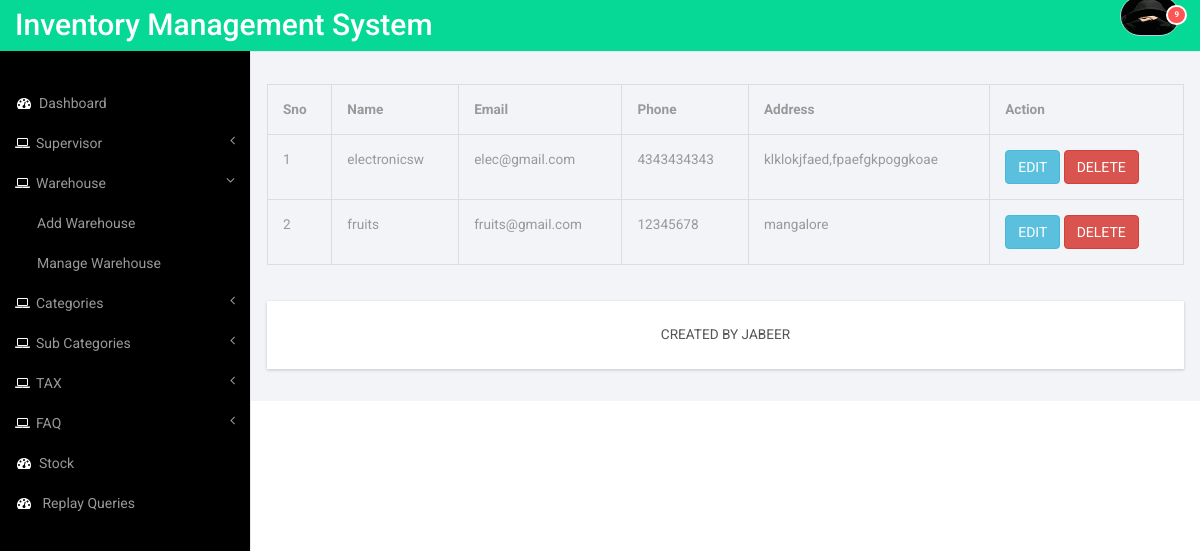
Screenshot of /admin/manage_warehouse.php (signed in) with the database file from the repository.
### tables this page shows
CREATE TABLE `warehouse` (
  `warehouse_id` int(11) NOT NULL,
  `warehouse_name` text NOT NULL,
  `manager_id` int(11) NOT NULL,
  `warehouse_address` varchar(100) NOT NULL,
  `warehouse_email` varchar(65) NOT NULL,
  `warehouse_phone` bigint(15) NOT NULL
);

### admin/inc/session.php (called while the page is built, shortened)
<?php
	include("connection.php");
	if(isset($_SESSION['user_email']))
	{
		$login_email=$_SESSION['user_email'];
		$sql=mysqli_query($con,"SELECT * FROM `login` WHERE email='$login_email'") or die(mysqli_error($con));
		$rw=mysqli_fetch_array($sql);
		$user_role=$rw['user_role'];
		$user_profile=$rw['profile_pic'];
	}
	else
	{
		header("location:index.php?login_first");
	}
?>

### admin/manage_warehouse.php (the view, shortened to what this page needs)
<?php include("inc/session.php"); ?>
<!DOCTYPE HTML>
<html>
  <head>
     <?php include("inc/head.php"); ?>
  </head>
  <body>
    <div id="wrapper">
      <?php include("inc/menu.php"); ?>
      <div id="page-wrapper">
        <div class="graphs">
       	  <div class="col_3">
            <div class="row">
             <div class="col-md-12">
				<table class="table table-bordered">
					<thead>
						<tr>
							<th>Sno</th>
							<th>Name</th>
							<th>Email</th>
							<th>Phone</th>
							<th>Address</th>
							<th>Action</th>
						</tr>
					</thead>
					<tbody>
						<?php
							include("connection.php");
							$sno=1;
							$sql=mysqli_query($con,"SELECT * FROM `warehouse`") or die(mysqli_error($con));
							while($row=mysqli_fetch_array($sql)){
								echo '<tr>
										<td>'.$sno++.'</td>
										<td>'.$row['warehouse_name'].'</td>
										<td>'.$row['warehouse_email'].'</td>
										<td>'.$row['warehouse_phone'].'</td>
										<td>'.$row['warehouse_address'].'</td>
										<td>
											<a href="add_warehouse.php?warehouse_id='.$row['warehouse_id'].'&&edit" class="btn btn-info">EDIT</a>
											<a href="" data-href="war_val.php?warehouse_id='.$row['warehouse_id'].'&&delete" data-toggle="modal" data-target="#confirm-delete" class="btn btn-danger">DELETE</a>
										</td>
								</tr>';
							}
						?>
					</tbody>
				</table>
              </div>
            </div>
  	      </div>
  		    <?php include("inc/footer.php"); ?>
  		  </div>
      </div>
    </div>
  </body>
</html>

### admin/inc/menu.php (shortened to what this page needs)
<nav class="top1 navbar navbar-default navbar-static-top" role="navigation" style="margin-bottom: 0">
            <div class="navbar-header">
                <a class="navbar-brand" href="index.html">Inventory Management System</a>
            </div>
            <ul class="nav navbar-nav navbar-right">
			    <li class="dropdown">
	        		<a href="#" class="dropdown-toggle avatar" data-toggle="dropdown">
					<?php
												if($user_profile == "")
												{
													echo '<img src="images/smile.png" class="img-responsive" width="60" height="60">';
												}
												else
												{
													echo '<img src="images/profiles/'.$user_profile.'" class="img-responsive" width="60" height="60">';
												}
											?>
					<span class="badge">9</span></a>
			</li>
			</ul>
            <div class="navbar-default sidebar" role="navigation">
                <div class="sidebar-nav navbar-collapse">
                    <ul class="nav" id="side-menu">
                        <li>
                            <a href="home.php"><i class="fa fa-dashboard fa-fw nav_icon"></i>Dashboard</a>
                        </li>
						<?php
											if($user_role == 'admin')
											{
                       echo  '<li>
                            <a href="#"><i class="fa fa-laptop nav_icon"></i>Supervisor<span class="fa arrow"></span></a>
                        </li>
                        <li>
                            <a href="#"><i class="fa fa-laptop nav_icon"></i>Warehouse<span class="fa arrow"></span></a>
                            <ul class="nav nav-second-level">
                                <li>
                                    <a href="add_warehouse.php">Add Warehouse</a>
                                </li>
                                <li>
                                    <a href="manage_warehouse.php">Manage Warehouse</a>
                                </li>
                            </ul>
                        </li>
                        <li>
                            <a href="#"><i class="fa fa-laptop nav_icon"></i>Categories<span class="fa arrow"></span></a>
							<li>
                            <a href="#"><i class="fa fa-laptop nav_icon"></i>Sub Categories<span class="fa arrow"></span></a>
								<li>
                            <a href="#"><i class="fa fa-laptop nav_icon"></i>TAX<span class="fa arrow"></span></a>
							<li>
                            <a href="#"><i class="fa fa-laptop nav_icon"></i>FAQ<span class="fa arrow"></span></a>
                        </li>
                          <li>
                            <a href="stock.php"><i class="fa fa-dashboard fa-fw nav_icon"></i>Stock</a>
                        </li>
                          <li>
                            <a href="queries.php"><i class="fa fa-dashboard fa-fw nav_icon"></i> Replay Queries</a>
                        </li>
                    </ul> ' ;
											}
					?>
                </div>
            </div>
        </nav>

### admin/css/style.css (style rules this page uses)
ul, ol { margin: 0; }
html, body { font-family: 'Roboto', sans-serif; font-size: 100%; background:#000; overflow-x: hidden; }
body a { transition:0.5s all; -webkit-transition:0.5s all; -moz-transition:0.5s all; -o-transition:0.5s all; -ms-transition:0.5s all; }
.navbar .navbar-nav li a { padding: 0 10px; line-height: 56px; position: relative; }
.navbar .navbar-nav li .dropdown-toggle.avatar img { height: 40px; -webkit-border-radius: 50em; -moz-border-radius: 50em; border-radius: 50em; border: 1px solid #c0cadd; margin-top: -4px; }
.navbar .navbar-nav li a .badge { background: #ff5454; border: 2px solid white; position: absolute; top: 9px; right: 3px; font-size: 8px; line-height: 8px; padding: 4px 6px; -webkit-border-radius: 50em; -moz-border-radius: 50em; border-radius: 50em; min-width: 0; }
.navbar-default.sidebar { background-color: #000; font-family: 'Roboto', sans-serif; }
nav.top1.navbar.navbar-default.navbar-static-top { background-color:rgb(6, 217, 149); font-family: 'Roboto', sans-serif; }
.navbar-default .navbar-brand { color: #fff !important; font-size: 30px; font-weight: 500; }
.navbar-right { margin-right: 10px !important; }
.navbar-right li { display:inline-block; }
i.nav_icon { color: #fff; margin-right:6px; }
.sidebar ul li a { color: #999; font-size:14px; }
ul.nav.navbar-nav.navbar-right { height: 51px; }
.sidebar-nav.navbar-collapse { margin: 2em 0 0 0; }
.col_3 { margin-bottom:1em; }
.graphs { padding: 2em 1em; background: #f2f4f8; font-family: 'Roboto', sans-serif; }
.table > thead > tr > th, .table > tbody > tr > th, .table > tfoot > tr > th, .table > thead > tr > td, .table > tbody > tr > td, .table > tfoot > tr > td { border-top: none !important; }
span.badge { min-width: 3rem; padding: 2px 9px; text-align: center; font-size: 0.85; line-height: inherit; color: #fff; position: absolute; right:38px; -webkit-box-sizing: border-box; -moz-box-sizing: border-box; box-sizing: border-box; border-radius: 2px; }
.table > thead > tr > th, .table > tbody > tr > th, .table > tfoot > tr > th, .table > thead > tr > td, .table > tbody > tr > td, .table > tfoot > tr > td { font-size: 0.85em; color: #999; }
.table td, .table>tbody>tr>td, .table>tbody>tr>th, .table>tfoot>tr>td, .table>tfoot>tr>th, .table>thead>tr>td, .table>thead>tr>th { padding:15px !important; }
.table > thead > tr > th { border-bottom: 1px solid #ddd !important; }

### admin/css/custom.css (style rules this page uses)
#wrapper { width: 100%; }
#page-wrapper { min-height: 568px; background-color: #fff; }
@media (min-width:768px) { #page-wrapper { position: inherit; margin: 0 0 0 250px; border-left: 1px solid #e7e7e7; } }
.sidebar .sidebar-nav.navbar-collapse { padding-right: 0; padding-left: 0; }
.sidebar .arrow { float: right; }
.sidebar .fa.arrow:before { content: "\f104"; }
.sidebar .active>a>.fa.arrow:before { content: "\f107"; }
.sidebar .nav-second-level li, .sidebar .nav-third-level li { border-bottom: 0!important; }
.sidebar .nav-second-level li a { padding-left: 37px; }
@media (min-width:768px) { .sidebar { z-index: 1; position: absolute; width: 250px; margin-top: 51px; } }

### rows the page displays
warehouse: warehouse_name "electronicsw", warehouse_email "elec@gmail.com", warehouse_phone "4343434343", warehouse_address "klklokjfaed,fpaefgkpoggkoae"
warehouse: warehouse_name "fruits", warehouse_email "fruits@gmail.com", warehouse_phone "12345678", warehouse_address "mangalore"
